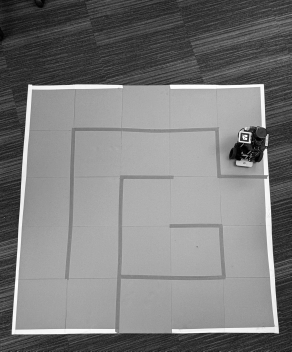
#> input picture imgs/birds-view-maze.jpg, 292 x 352 px
$ python edge_detect.py
#> lines starting #> are read from the running program, lines starting #| are printed output that depends on the picture; after the words box and inside, x2 and y2 are one past the last pixel; in counts of white or black regions, pixels touching at a corner belong together
import os
import cv2 as cv
import numpy as np
from matplotlib import pyplot as plt
from PIL import Image

# read image
script_dir = os.path.dirname(os.path.abspath(__file__))
img_path = os.path.join(script_dir, '..', '..', '..','imgs', 'birds-view-maze.jpg')
img = cv.imread(img_path, cv.IMREAD_REDUCED_GRAYSCALE_8)
#> img is the input picture: shape (352, 292); min 1, max 254, mean 124.2

# extract edges and remove background
edges = cv.Canny(img, 64, 264)
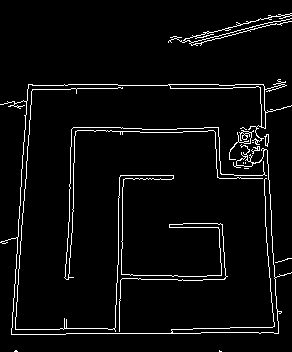
#> edges: shape (352, 292); 4.4% white in thin lines or dots
img_wc = edges.copy() # for visual purpose
krn = cv.getStructuringElement(cv.MORPH_RECT, (16, 16))
dlt = cv.dilate(edges, krn, iterations=5)
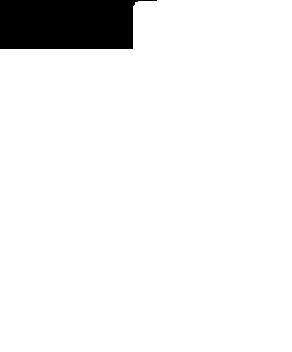
#> dlt: shape (352, 292); 93.6% white; 1 black region, box (x1, y1, x2, y2) and area: (0, 0, 157, 49) 6553
res = 255 - cv.bitwise_and(dlt, img_wc)
#> res: shape (352, 292); 95.6% white; black in thin lines or dots

# pinpoint corners of the maze
corners = cv.goodFeaturesToTrack(edges, 32,0.08, 50)
#> corners = 20 rows, first 8: [244, 137], [172, 331], [30, 86], [117, 331], [266, 88], [172, 177], [70, 275], [13, 332]
corners = np.int0(corners)
for corner in corners:
    x, y = corner.ravel()
    cv.circle(res, (int(x), int(y)), 5, 0, -1)
#> this loop made 20 passes
#> (x, y) on passes 1 to 12: (244, 137), (172, 331), (30, 86), (117, 331), (266, 88), (172, 177), (70, 275), (13, 332), (276, 331), (219, 273), (123, 272), (122, 88)
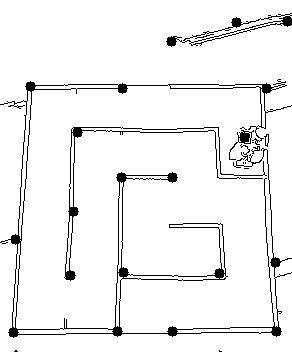
#> res: shape (352, 292); 94.4% white; 13 black regions (7 under 20 px)

image = cv.findContours(img_wc, cv.RETR_TREE, cv.CHAIN_APPROX_SIMPLE)
#> image = 26 contours, 19 with area under 20; largest, box (x1, y1, x2, y2) and area: (0, 79, 292, 335) 631, (169, 84, 266, 129) 478, (236, 156, 253, 167) 94, (168, 13, 292, 46) 46, (229, 130, 254, 160) 44, (264, 134, 269, 147) 30, (265, 134, 269, 146) 26
print(image)
#> (printed output is left out)
# [7 lines of commented-out code are left out]
plt.figure(figsize=(10, 5))  # Adjust figure size for better visualization
#
#Subplot 1: Original Image
plt.subplot(1, 2, 1)  # 1 row, 2 columns, 1st subplot
plt.imshow(img, cmap='gray')
plt.title('Original Image')
#plt.xticks([]), plt.yticks([])

# Subplot 2: Edge Image
plt.subplot(1, 2, 2)  # 1 row, 2 columns, 2nd subplot
plt.imshow(res, cmap='gray')
plt.title('Edge and Corners')
#plt.xticks([]), plt.yticks([])

plt.tight_layout()
plt.show()
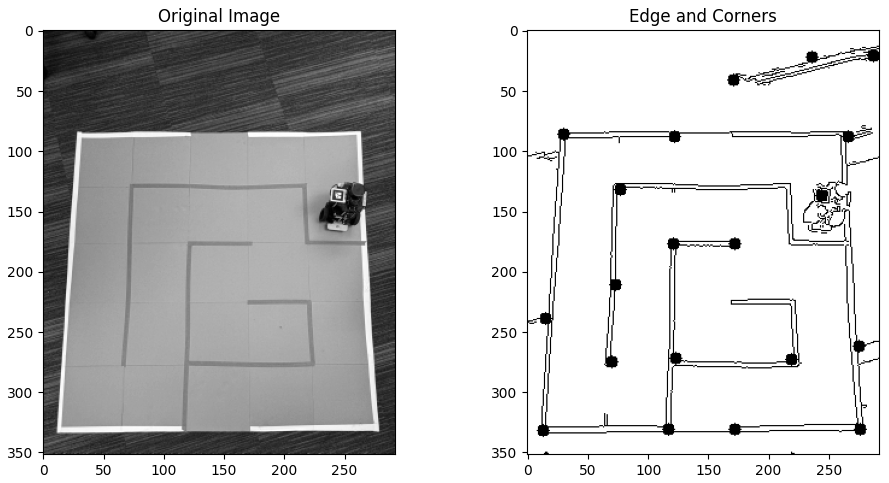
#> figure drawn by matplotlib, 2 panels


# [36 lines of commented-out code are left out]

$ run again, with imgs/calibrated.jpg copied over imgs/birds-view-maze.jpg
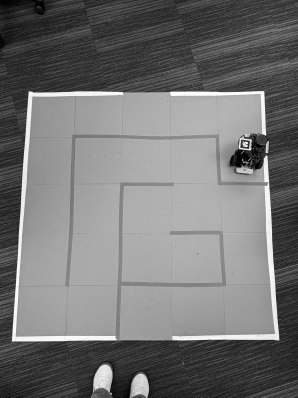
#> input picture imgs/calibrated.jpg, 298 x 398 px
#> img is the input picture: shape (398, 298); min 1, max 254, mean 115.5
#> edges: shape (398, 298); 3.6% white in thin lines or dots
#> dlt: shape (398, 298); 88.3% white; 3 black regions, box (x1, y1, x2, y2) and area: (0, 0, 298, 56) 12723, (0, 382, 55, 398) 880, (190, 381, 209, 398) 323
#> corners = 25 rows, first 8: [170, 92], [249, 166], [30, 93], [173, 338], [64, 334], [262, 93], [146, 394], [14, 339]
#> the loop `for corner in corners:` made 25 passes
#> after the loop `for corner in corners:`:
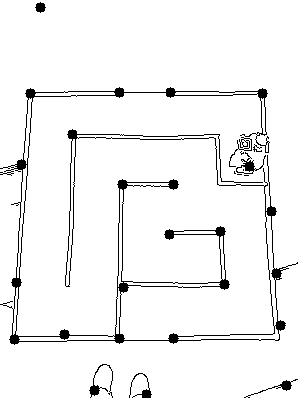
#> res: shape (398, 298); 95.1% white; 13 black regions (5 under 20 px)
#> image = 33 contours, 25 with area under 20; largest, box (x1, y1, x2, y2) and area: (0, 91, 298, 342) 600, (170, 91, 267, 135) 474, (236, 155, 266, 174) 106, (229, 137, 252, 167) 93, (236, 165, 254, 174) 90, (243, 138, 252, 151) 46, (241, 139, 248, 147) 26, (265, 142, 269, 153) 26
#> (printed output is left out)
#> `plt.show()`:
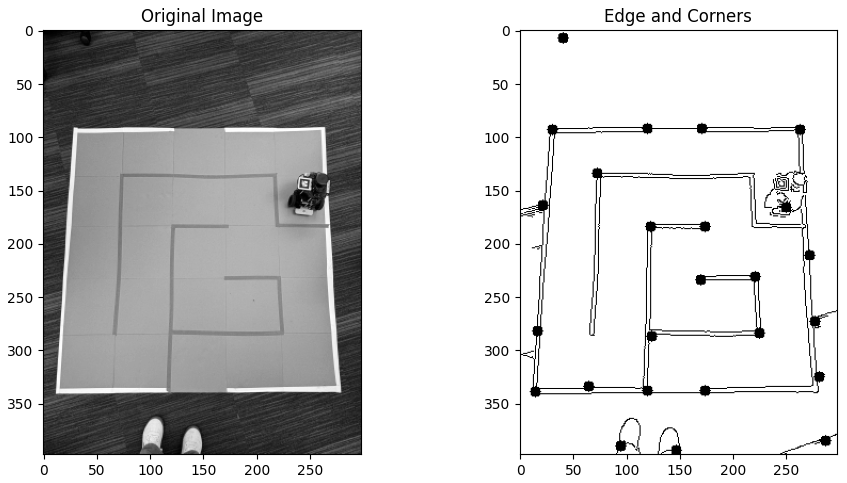
#> figure drawn by matplotlib, 2 panels

$ run again, with imgs/distored-view-maze.jpg copied over imgs/birds-view-maze.jpg
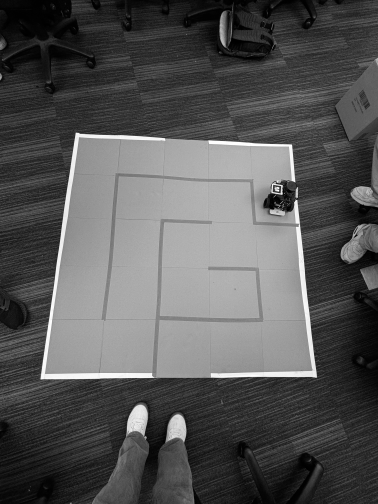
#> input picture imgs/distored-view-maze.jpg, 378 x 504 px
#> img is the input picture: shape (504, 378); min 0, max 255, mean 85.3
#> edges: shape (504, 378); 4.1% white in thin lines or dots
#> dlt: shape (504, 378); 95.8% white; 8 black regions (2 under 20 px), largest, box (x1, y1, x2, y2) and area: (124, 0, 288, 107) 4718, (0, 121, 35, 164) 1119, (0, 473, 30, 504) 930, (362, 461, 378, 504) 638, (358, 346, 378, 383) 470, (68, 429, 81, 451) 62
#> corners = 32 rows, first 8: [262, 22], [288, 196], [350, 144], [40, 379], [209, 268], [357, 257], [307, 294], [157, 479]
#> the loop `for corner in corners:` made 32 passes
#> after the loop `for corner in corners:`:
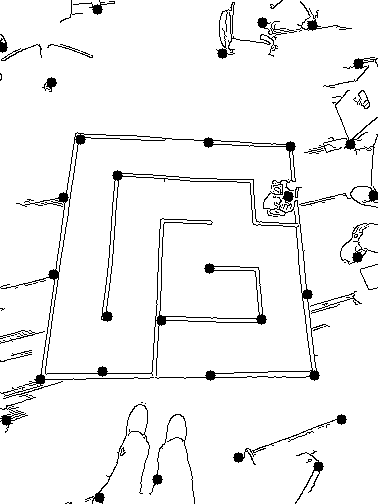
#> res: shape (504, 378); 94.9% white; 43 black regions (19 under 20 px)
#> image = 109 contours, 82 with area under 20; largest, box (x1, y1, x2, y2) and area: (0, 132, 330, 386) 194, (353, 90, 370, 109) 122, (219, 2, 297, 57) 106, (358, 90, 369, 107) 90, (299, 186, 378, 208) 77
#> (printed output is left out)
#> `plt.show()`:
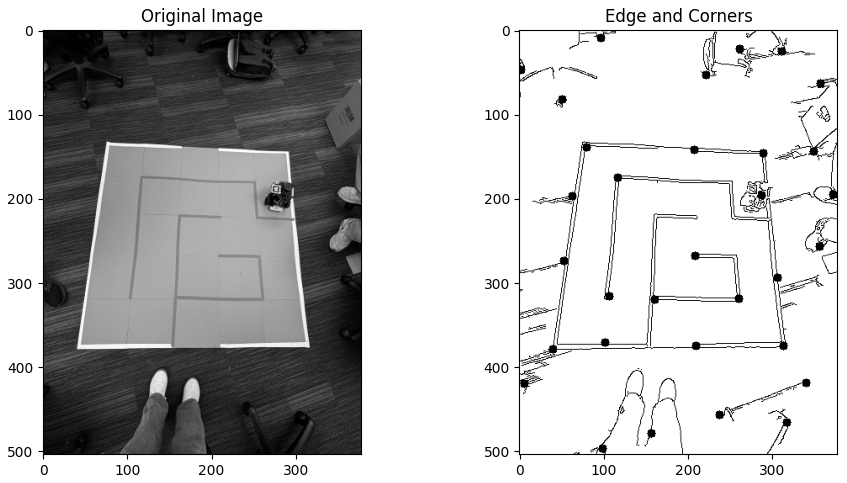
#> figure drawn by matplotlib, 2 panels

$ run again, with imgs/hsv_maze.jpg copied over imgs/birds-view-maze.jpg
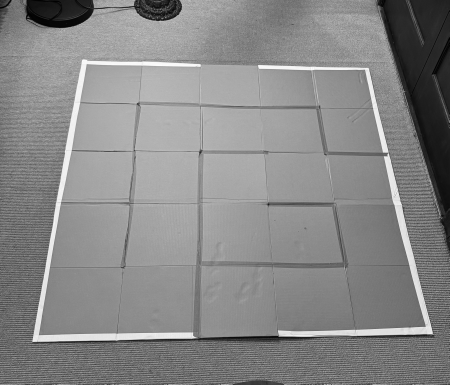
#> input picture imgs/hsv_maze.jpg, 450 x 385 px
#> img is the input picture: shape (385, 450); min 0, max 252, mean 135.3
#> edges: shape (385, 450); 4.7% white in thin lines or dots
#> dlt: shape (385, 450); 97% white; 3 black regions, box (x1, y1, x2, y2) and area: (223, 0, 342, 31) 3505, (0, 67, 38, 113) 1430, (0, 228, 8, 285) 300
#> corners = 32 rows, first 8: [425, 263], [401, 98], [135, 200], [34, 184], [29, 16], [315, 105], [201, 382], [35, 320]
#> the loop `for corner in corners:` made 32 passes
#> after the loop `for corner in corners:`:
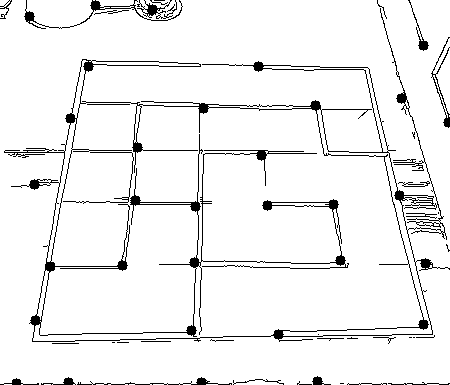
#> res: shape (385, 450); 94.1% white; black in thin lines or dots
#> image = 80 contours, 59 with area under 20; largest, box (x1, y1, x2, y2) and area: (4, 8, 450, 342) 81906, (32, 59, 433, 342) 79614, (400, 197, 445, 233) 936, (258, 65, 389, 153) 696, (130, 134, 203, 331) 144
#> (printed output is left out)
#> `plt.show()`:
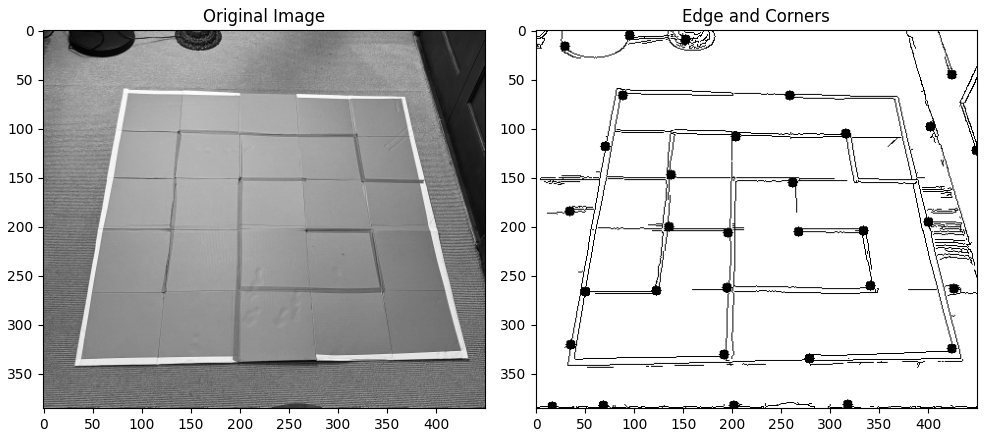
#> figure drawn by matplotlib, 2 panels
